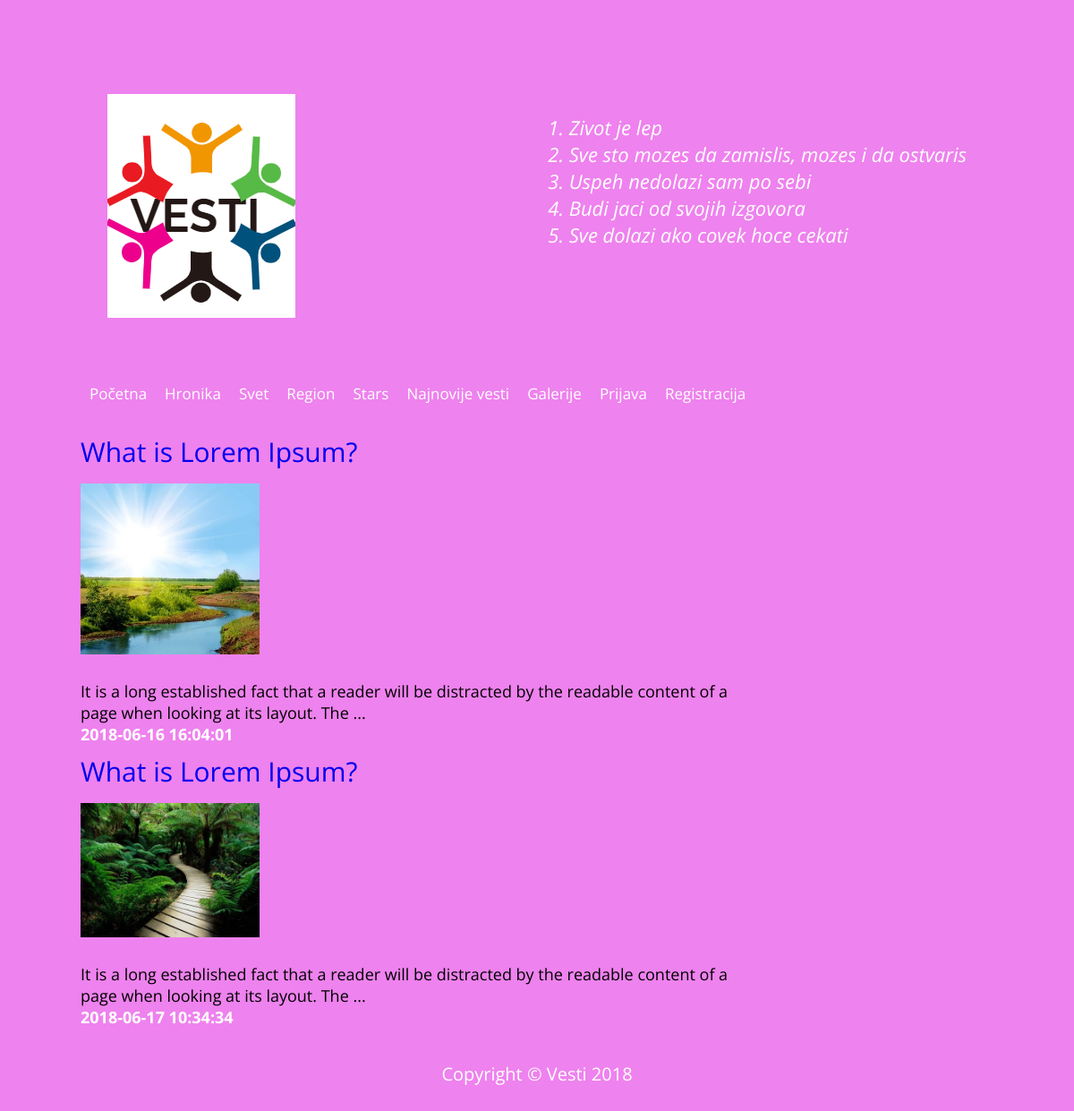
/index.php?idKategorije=3, run on the app's committed database.
### tables this page shows
CREATE TABLE IF NOT EXISTS `kategorija` (
  `id` int(2) UNSIGNED NOT NULL AUTO_INCREMENT,
  `naziv` varchar(50) NOT NULL,
  `obrisan` int(1) NOT NULL DEFAULT '0',
  PRIMARY KEY (`id`)
);

### klase/classBaza.php (called while the page is built, shortened)
<?php
class Baza{
	private $db;
	public function __construct()
	{
		$this->db=@mysqli_connect("localhost","wwwkovin_vesti", "wwwkovin_wwwkovi", "", "wwwkovin_vesti");
		mysqli_query($this->db, "SET NAMES UTF8");
		return $this->db;
	}
	public function izvrsiUpit($upit)
	{
		return mysqli_query($this->db, $upit);
	}
	public function procitajRed($rez)
	{
		return mysqli_fetch_object($rez);
	}
}
?>

### index.php (the view, shortened to what this page needs)
<?php
require_once("klase/classBaza.php");
$db=new Baza();
?>
<!doctype html>
<html lang="sr-RS">
<head>
<link href="fa/css/font-awesome.min.css" type="text/css" rel="stylesheet">
<link href="css/style.css" type="text/css" rel="stylesheet"  >
</head>
<body>
<div id="wrapper">
	<div id="header">
	<div id="slogan"><p>
<ol>
			 <li>Zivot je lep</li>
			 <li>Sve sto mozes da zamislis, mozes i da ostvaris</li>
			 <li>Uspeh nedolazi sam po sebi</li>
			<li> Budi jaci od svojih izgovora</li>
			 <li>Sve dolazi ako covek hoce cekati</li>
			 </p></ol>
	</div>
		<div id="logo">
			<img src="slike/logo.jpg" alt="sindja"></div>
		</div>
	<div id="nav">
		<ul>
			<li><a href="index.php">Početna</a></li>
			<?php
			$upit="SELECT * FROM kategorija";
			$rez=$db->izvrsiUpit($upit);
			while($red=$db->procitajRed($rez))
			{
				echo "<li><a href='index.php?idKategorije=$red->id'>$red->naziv</a></li>";
			}
			?>
			<li><a href="katalog.php">Galerije</a></li>
			<?php
			if(isset($_SESSION['kor_id']))
			{
				echo '<li><a href="#">'.$_SESSION['ime'].'</a>
			<ul>
			<li><a href="cms/index.php?logout">Odjava</a></li>
			</ul>
			</li>';
			}
			else
			{
				echo '<li><a href="cms/index.php">Prijava </a></li>
					';
			}
		?>
		<li><a href="registracija.php">Registracija</a></li>
	</div>
	<div id="main">
	<?php
	$upit="SELECT * FROM viewvesti WHERE obrisan=0 ORDER BY id desc";
	if(isset($_GET['idKategorije'])) $upit="SELECT * FROM viewvesti WHERE obrisan=0 and kategorija=".$_GET['idKategorije'];
	$rez=$db->izvrsiUpit($upit);
	while($red=$db->procitajRed($rez))
	{
		echo "<h2><a href='index.php?idVesti=$red->id'>".$red->naslov."</a></h2>";
		if($red->slikavesti!="")echo "<img src='slike/$red->slikavesti' width='200px' alt='slika'/><br><br>";
		if(isset($_GET['idVesti']))
			echo "<font color='black'><b>".$red->sadrzaj."<br><br>";
		else
		{
			$niz=explode(" ", $red->sadrzaj);
			$br=count($niz);
			if($br>25)$br=25;
			for($i=0;$i<$br;$i++)
				echo $niz[$i]." ";
			echo "...<br>";
		}
		echo "<font color='white'><b>".$red->vreme."</b></font><br>";
	}
	?>
	</div>
				<div id="footer">
					<p>Copyright &copy; Vesti 2018</p>
				</div>
</div>
</body>
</html>

### css/style.css (style rules this page uses)
html { background-repeat: no-repeat; background-attachment: fixed; background-position: center top; background-size:cover; background-color:violet; }
body { margin: 20px; padding: 20px; font-family: 'Open Sans', sans-serif; font-size: 18px; }
h1, h2, h3, h4, h5, h6 { font-weight: normal; margin: 0.3em 0 0.5em; }
h2 { font-size: 30px; }
a:link, a:visited { color:#black; text-decoration: none; }
#wrapper { width:1020px; padding:35px; margin:0 auto; background-color:violet; }
#header { margin-bottom:30px; padding:30px; overflow:hidden; }
#logo { float:left; }
#slogan { float:right; color: white; font-style:italic; font-size: 22px; text-decoration:blink; }
#slogan p { margin: 0; }
#nav { height:40px; margin-bottom:15px; font-size: 17px; }
#nav ul { margin: 0; padding: 0; list-style: none; }
#nav ul li { float:left; position: relative; }
#nav ul li a { padding:10px; height:20px; line-height: 20px; display: block; transition: 0.5s all ease; }
#nav ul li a:link, #nav ul li a:visited { color:#FFFFFF; text-decoration: none; }
#main { float:left; width:760px; margin-bottom:15px; }
#footer { clear:both; text-align: center; color: #FFFFFF; font-size: 20px; padding: 8px; }
#footer p { margin: 0; }

### data on the page
kategorija: naziv "Hronika"
kategorija: naziv "Svet"
kategorija: naziv "Region"
kategorija: naziv "Stars"
kategorija: naziv "Najnovije vesti"

### other printed values
$red->naslov "What is Lorem Ipsum?"
$niz[$i] "It"
$niz[$i] "is"
$niz[$i] "a"
$niz[$i] "long"
$niz[$i] "established"
$niz[$i] "fact"
$niz[$i] "that"
$niz[$i] "reader"
$niz[$i] "will"
$niz[$i] "be"
$niz[$i] "distracted"
$niz[$i] "by"
$niz[$i] "the"
$niz[$i] "readable"
